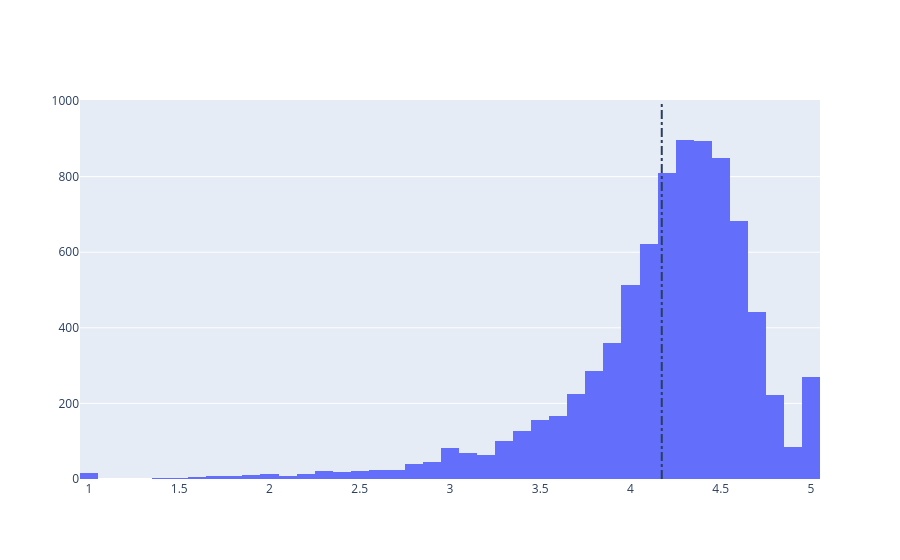

The notebook cell this image was saved under:
### Markdown cell above
## 5. Distribution of app ratings
<p>After having witnessed the market share for each category of apps, let's see how all these apps perform on an average. App ratings (on a scale of 1 to 5) impact the discoverability, conversion of apps as well as the company's overall brand image. Ratings are a key performance indicator of an app.</p>
<p>From our research, we found that the average volume of ratings across all app categories is <code>4.17</code>. The histogram plot is skewed to the left indicating that the majority of the apps are highly rated with only a few exceptions in the low-rated apps.</p>

### Code cell
avg_app_rating = apps['Rating'].mean()
print(f'Average app rating = {avg_app_rating:.2f}')

data = [go.Histogram(
        x = apps['Rating']
)]

layout = {'shapes': [{
              'type' :'line',
              'x0': avg_app_rating,
              'y0': 0,
              'x1': avg_app_rating,
              'y1': 1000,
              'line': { 'dash': 'dashdot'}
          }]
          }

plotly.offline.iplot({'data': data, 'layout': layout})

### Figure 1 — Plotly figure (JSON) as saved in the notebook; plotly's stock layout.template omitted (floating-point values rounded to 4 significant figures; data arrays with more than 128 entries replaced by an {"elided": "..."} marker saying what was removed)
{"data": [{"type": "histogram", "x": {"elided": "9659 float values"}}], "layout": {"shapes": [{"line": {"dash": "dashdot"}, "type": "line", "x0": 4.173, "x1": 4.173, "y0": 0, "y1": 1000}]}}
